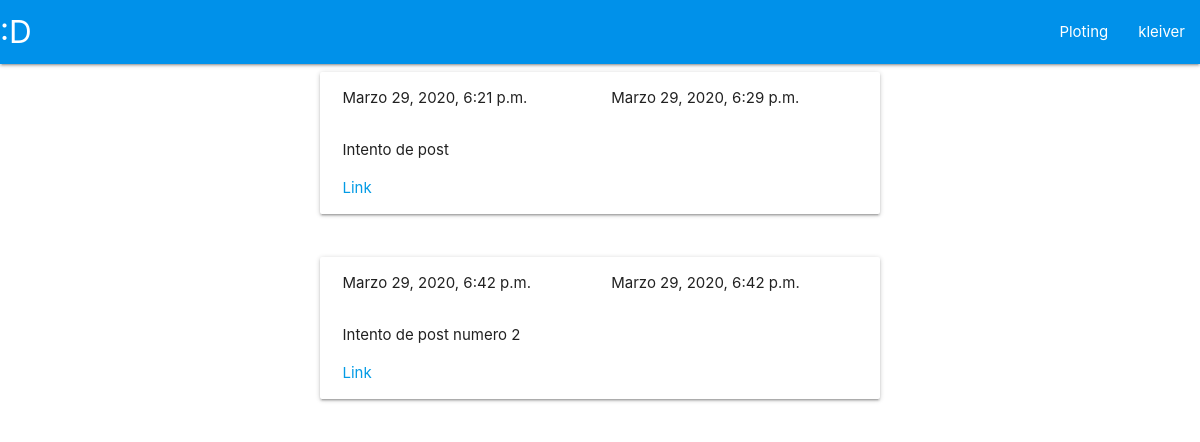
Page /plots/posts/ (signed in) on the earlier database version.
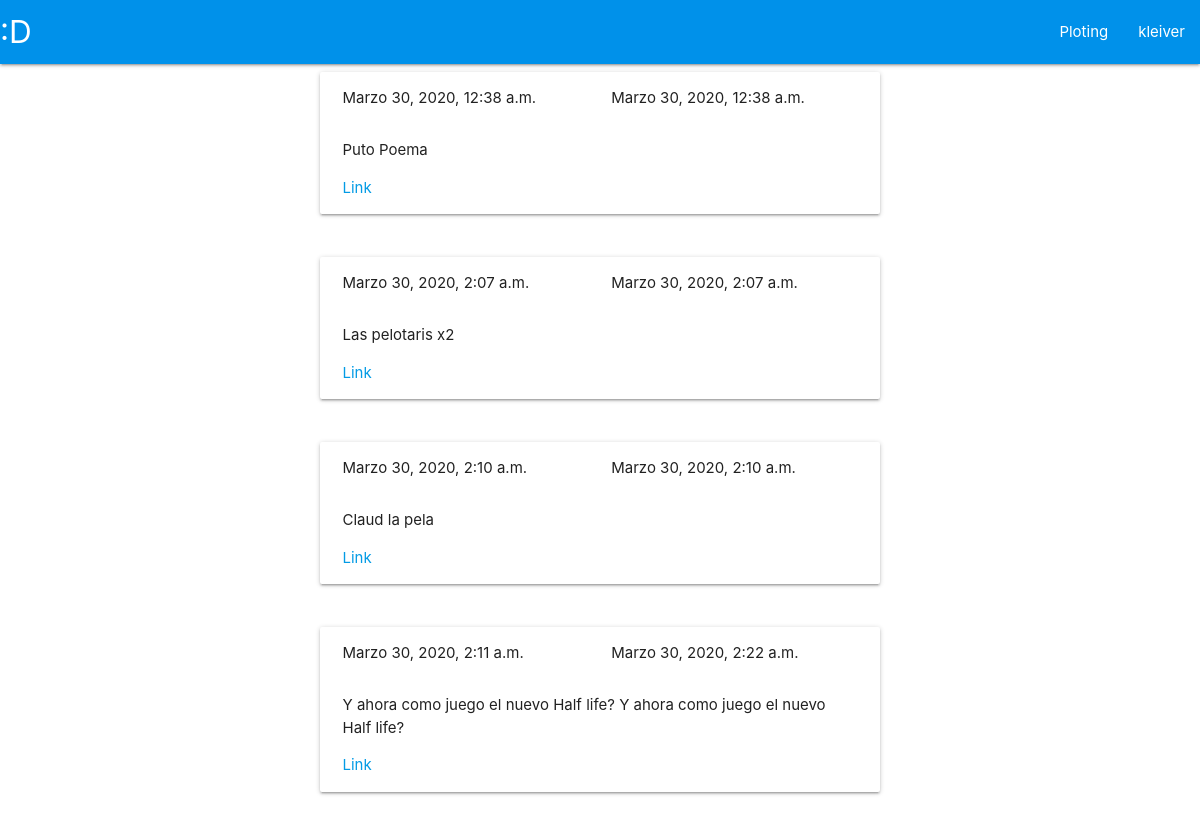
Same page on the later database version.
### plots/models.py (models this page shows, shortened)
class Post(models.Model):
    user = models.ForeignKey(User, on_delete=models.CASCADE)
    title = models.CharField(max_length=140)
    post_text = models.TextField()
    post_date = models.DateTimeField(editable=False)
    post_modified = models.DateTimeField(editable=False)

### plots/views.py (the view)
# urls.py: path('posts/', views.list_of_post, name='list_post'),
@login_required
def list_of_post(request):
    post_object = Post.objects.filter(user=request.user)
    post_list = [item for item in post_object]
    return render(request, 'plots/list_post.html', context={'post_list': post_list})

### plots/templates/plots/list_post.html (shortened to what this page needs)
{% extends "plots/base.html" %}
{% block content %}
{% for post in post_list %}
<div class="row">
  <div class="card-panel hoverable col s12 m10 l8 offset-m1 offset-l2 ">
    <div class="col s6">
      <p>{{post.post_date}}</p>
    </div>
    <div class="col s6">
      <p>{{post.post_modified}}</p>
    </div>
    <div class="col s12">
      <p>{{post.title}}</p>
    </div>
    <div class="col s12">
      <a href="{% url 'plots:post' post.id %}">Link</a>
    </div>
    <div class="col s12">
    </div>
  </div>
</div>
{% endfor %}
{% endblock content %}

### plots/templates/plots/base.html (shortened to what this page needs)
<!DOCTYPE html>
<html lang="es">
<head>
  <link rel="stylesheet" href="https://cdnjs.cloudflare.com/ajax/libs/materialize/1.0.0/css/materialize.min.css">
</head>
<body>
  <nav>
    <div class="nav-wrapper light-blue accent-4">
      <a href="{% url 'plots:Home' %}" class="brand-logo">:D</a>
      {% if user.is_anonymous %}
      <ul class="right hide-on-med-and-down">
        <li><a href="{% url 'plots:resultsplot' %}">Ploting</a></li>
        <li><a href="{% url 'plots:registrar'%}">registrarse</a></li>
        <li><a href="{% url 'plots:user_login' %}">login</a></li>
      </ul>
      {% else %}
      <ul class="right hide-on-med-and-down">
        <li><a href="{% url 'plots:resultsplot' %}">Ploting</a></li>
        <li><a class="dropdown-trigger" href="#!" data-target="dropdown1">{{user.username}}</a></li>
      </ul>
      {% endif %}
    </div>
  </nav>
  <main>
    <div class="container">
      {% block content %}
      {% endblock %}
    </div>
  </main>
</body>
</html>

Differences in the rows shown:
removed Post: post_date "Marzo 29, 2020, 6:21 p.m.", post_modified "Marzo 29, 2020, 6:29 p.m.", title "Intento de post"
removed Post: post_date "Marzo 29, 2020, 6:42 p.m.", post_modified "Marzo 29, 2020, 6:42 p.m.", title "Intento de post numero 2"
added Post: post_date "Marzo 30, 2020, 12:38 a.m.", post_modified "Marzo 30, 2020, 12:38 a.m.", title "Puto Poema"
added Post: post_date "Marzo 30, 2020, 2:07 a.m.", post_modified "Marzo 30, 2020, 2:07 a.m.", title "Las pelotaris x2"
added Post: post_date "Marzo 30, 2020, 2:10 a.m.", post_modified "Marzo 30, 2020, 2:10 a.m.", title "Claud la pela"
added Post: post_date "Marzo 30, 2020, 2:11 a.m.", post_modified "Marzo 30, 2020, 2:22 a.m.", title "Y ahora como juego el nuevo Half life? Y ahora como juego el nuevo Half life?"
